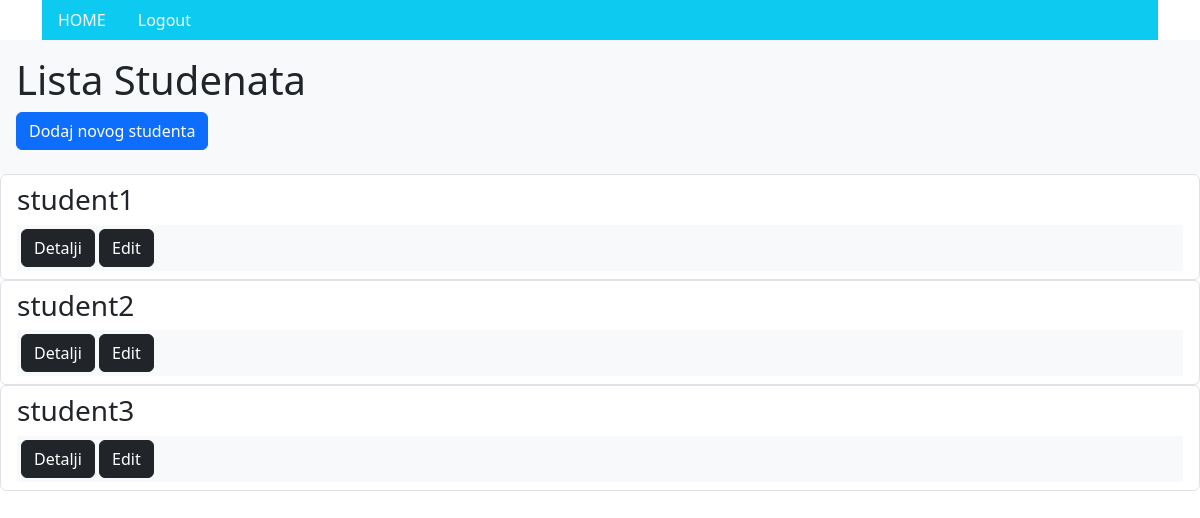
The app's page /studenti/ (signed in) with its own data.
### app/models.py (models this page shows)
class Korisnik(AbstractUser):
    STATUS = (('none', 'None'), ('izv', 'izvanredni student'), ('red', 'redovni student'))
    status = models.CharField(max_length=50, choices=STATUS)
    uloge = models.ForeignKey(Uloge, on_delete=models.SET_NULL, null=True, blank=True, related_name='uloge')

### app/decorators.py (the view)
    def wrap(request, *args, **kwargs):
        if request.user.uloge.uloga == 'admin':
            return function(request, *args, **kwargs)
        else:
            return redirect('login')

### app/views.py (called while the page is built)
@admin_required
def student_list(request):
    students = Korisnik.objects.filter(uloge__uloga='student')
    return render(request, 'studenti.html', {'students': students})

### app/templates/studenti.html
{% extends 'base.html' %}
{% block admin %}
<div class="p-3 text-left bg-light">
  <h1>Lista Studenata</h1>
  <a href="{% url 'student-create' %}" class="btn btn-primary mb-2">Dodaj novog studenta</a>
</div>
{% for student in students %}
  <ul class="list-group">
    <li class="list-group-item"><h3>{{ student.username }}</h3>
      <div class="p-1 text-right bg-light">
        <a href="{% url 'student-details' student.id %}" class="btn btn-dark"> Detalji </a>
        <a href="{% url 'student-edit' student.id %}" class="btn btn-dark"> Edit </a>
      </div>
    </li>
  </ul>
{% empty %}
  <p>Studenti nisu pronađeni.</p>
{% endfor %}
{% endblock %}

### records on screen
Korisnik: username "student1"
Korisnik: username "student2"
Korisnik: username "student3"
